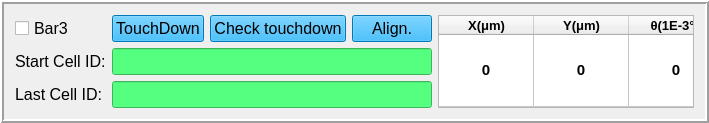
             <widget class="QFrame" name="frame_3">
              <property name="frameShape">
               <enum>QFrame::Box</enum>
              </property>
              <property name="frameShadow">
               <enum>QFrame::Raised</enum>
              </property>
              <property name="lineWidth">
               <number>2</number>
              </property>
              <layout class="QGridLayout" name="gridLayout_4">
               <item row="0" column="0">
                <widget class="QCheckBox" name="check_bar3">
                 <property name="font">
                  <font>
                   <family>Arial</family>
                   <pointsize>12</pointsize>
                   <weight>50</weight>
                   <italic>false</italic>
                   <bold>false</bold>
                  </font>
                 </property>
                 <property name="text">
                  <string>Bar3</string>
                 </property>
                </widget>
               </item>
               <item row="0" column="1">
                <widget class="QPushButton" name="btn_touch3">
                 <property name="font">
                  <font>
                   <family>Arial</family>
                   <pointsize>12</pointsize>
                   <weight>50</weight>
                   <italic>false</italic>
                   <bold>false</bold>
                  </font>
                 </property>
                 <property name="styleSheet">
                  <string notr="true">background-color: rgb(0, 170, 255);</string>
                 </property>
                 <property name="text">
                  <string>TouchDown</string>
                 </property>
                </widget>
               </item>
               <item row="0" column="2">
                <widget class="QPushButton" name="btn_go_td3">
                 <property name="font">
                  <font>
                   <family>Arial</family>
                   <pointsize>12</pointsize>
                   <weight>50</weight>
                   <italic>false</italic>
                   <bold>false</bold>
                  </font>
                 </property>
                 <property name="styleSheet">
                  <string notr="true">background-color: rgb(0, 170, 255);</string>
                 </property>
                 <property name="text">
                  <string>Check touchdown</string>
                 </property>
                </widget>
               </item>
               <item row="1" column="0">
                <widget class="QLabel" name="label_19">
                 <property name="font">
                  <font>
                   <family>Arial</family>
                   <pointsize>12</pointsize>
                   <weight>50</weight>
                   <italic>false</italic>
                   <bold>false</bold>
                  </font>
                 </property>
                 <property name="text">
                  <string>&lt;html&gt;&lt;head/&gt;&lt;body&gt;&lt;p&gt;Start Cell ID:&lt;/p&gt;&lt;/body&gt;&lt;/html&gt;</string>
                 </property>
                </widget>
               </item>
               <item row="2" column="0">
                <widget class="QLabel" name="label_20">
                 <property name="font">
                  <font>
                   <family>Arial</family>
                   <pointsize>12</pointsize>
                   <weight>50</weight>
                   <italic>false</italic>
                   <bold>false</bold>
                  </font>
                 </property>
                 <property name="text">
                  <string>&lt;html&gt;&lt;head/&gt;&lt;body&gt;&lt;p&gt;Last Cell ID:&lt;/p&gt;&lt;/body&gt;&lt;/html&gt;</string>
                 </property>
                </widget>
               </item>
               <item row="0" column="3">
                <widget class="QPushButton" name="btn_align3">
                 <property name="font">
                  <font>
                   <family>Arial</family>
                   <pointsize>12</pointsize>
                   <weight>50</weight>
                   <italic>false</italic>
                   <bold>false</bold>
                  </font>
                 </property>
                 <property name="styleSheet">
                  <string notr="true">background-color: rgb(0, 170, 255);</string>
                 </property>
                 <property name="text">
                  <string>Align.</string>
                 </property>
                </widget>
               </item>
               <item row="0" column="4" rowspan="3">
                <widget class="QTableWidget" name="table_bar3">
                 <property name="styleSheet">
                  <string notr="true">font: 75 10pt &quot;Arial&quot;;</string>
                 </property>
                 <property name="lineWidth">
                  <number>5</number>
                 </property>
                 <property name="midLineWidth">
                  <number>5</number>
                 </property>
                 <property name="verticalScrollBarPolicy">
                  <enum>Qt::ScrollBarAlwaysOff</enum>
                 </property>
                 <property name="horizontalScrollBarPolicy">
                  <enum>Qt::ScrollBarAlwaysOff</enum>
                 </property>
                 <property name="autoScroll">
                  <bool>true</bool>
                 </property>
                 <property name="textElideMode">
                  <enum>Qt::ElideMiddle</enum>
                 </property>
                 <property name="sortingEnabled">
                  <bool>false</bool>
                 </property>
                 <property name="rowCount">
                  <number>1</number>
                 </property>
                 <attribute name="horizontalHeaderVisible">
                  <bool>true</bool>
                 </attribute>
                 <attribute name="horizontalHeaderCascadingSectionResizes">
                  <bool>false</bool>
                 </attribute>
                 <attribute name="horizontalHeaderDefaultSectionSize">
                  <number>95</number>
                 </attribute>
                 <attribute name="horizontalHeaderMinimumSectionSize">
                  <number>39</number>
                 </attribute>
                 <attribute name="horizontalHeaderShowSortIndicator" stdset="0">
                  <bool>false</bool>
                 </attribute>
                 <attribute name="verticalHeaderVisible">
                  <bool>false</bool>
                 </attribute>
                 <attribute name="verticalHeaderCascadingSectionResizes">
                  <bool>false</bool>
                 </attribute>
                 <attribute name="verticalHeaderDefaultSectionSize">
                  <number>20</number>
                 </attribute>
                 <attribute name="verticalHeaderHighlightSections">
                  <bool>true</bool>
                 </attribute>
                 <attribute name="verticalHeaderMinimumSectionSize">
                  <number>2</number>
                 </attribute>
                 <attribute name="verticalHeaderShowSortIndicator" stdset="0">
                  <bool>false</bool>
                 </attribute>
                 <attribute name="verticalHeaderStretchLastSection">
                  <bool>true</bool>
                 </attribute>
                 <row/>
                 <column>
                  <property name="text">
                   <string>X(μm)</string>
                  </property>
                  <property name="font">
                   <font>
                    <pointsize>10</pointsize>
                    <weight>75</weight>
                    <bold>true</bold>
                   </font>
                  </property>
                  <property name="textAlignment">
                   <set>AlignCenter</set>
                  </property>
                  <property name="background">
                   <color>
                    <red>205</red>
                    <green>247</green>
                    <blue>255</blue>
                   </color>
                  </property>
                 </column>
                 <column>
                  <property name="text">
                   <string>Y(μm)</string>
                  </property>
                  <property name="font">
                   <font>
                    <pointsize>10</pointsize>
                    <weight>75</weight>
                    <bold>true</bold>
                   </font>
                  </property>
                  <property name="textAlignment">
                   <set>AlignCenter</set>
                  </property>
                  <property name="background">
                   <color>
                    <red>205</red>
                    <green>246</green>
                    <blue>255</blue>
                   </color>
                  </property>
                 </column>
                 <column>
                  <property name="text">
                   <string>θ(1E-3° )</string>
                  </property>
                  <property name="font">
                   <font>
                    <pointsize>10</pointsize>
                    <weight>75</weight>
                    <bold>true</bold>
                   </font>
                  </property>
                  <property name="textAlignment">
                   <set>AlignCenter</set>
                  </property>
                 </column>
                 <item row="0" column="0">
                  <property name="text">
                   <string>0</string>
                  </property>
                  <property name="font">
                   <font>
                    <pointsize>11</pointsize>
                    <weight>75</weight>
                    <bold>true</bold>
                   </font>
                  </property>
                  <property name="textAlignment">
                   <set>AlignCenter</set>
                  </property>
                 </item>
                 <item row="0" column="1">
                  <property name="text">
                   <string>0</string>
                  </property>
                  <property name="font">
                   <font>
                    <pointsize>11</pointsize>
                    <weight>75</weight>
                    <bold>true</bold>
                   </font>
                  </property>
                  <property name="textAlignment">
                   <set>AlignCenter</set>
                  </property>
                 </item>
                 <item row="0" column="2">
                  <property name="text">
                   <string>0</string>
                  </property>
                  <property name="font">
                   <font>
                    <pointsize>11</pointsize>
                    <weight>75</weight>
                    <bold>true</bold>
                   </font>
                  </property>
                  <property name="textAlignment">
                   <set>AlignCenter</set>
                  </property>
                 </item>
                </widget>
               </item>
               <item row="1" column="1" colspan="3">
                <widget class="QLineEdit" name="line_start3">
                 <property name="font">
                  <font>
                   <family>Arial</family>
                   <pointsize>12</pointsize>
                   <weight>50</weight>
                   <italic>false</italic>
                   <bold>false</bold>
                  </font>
                 </property>
                 <property name="styleSheet">
                  <string notr="true">background-color: rgb(85, 255, 127);</string>
                 </property>
                </widget>
               </item>
               <item row="2" column="1" colspan="3">
                <widget class="QLineEdit" name="line_end3">
                 <property name="font">
                  <font>
                   <family>Arial</family>
                   <pointsize>12</pointsize>
                   <weight>50</weight>
                   <italic>false</italic>
                   <bold>false</bold>
                  </font>
                 </property>
                 <property name="styleSheet">
                  <string notr="true">background-color: rgb(85, 255, 127);</string>
                 </property>
                </widget>
               </item>
              </layout>
             </widget>
